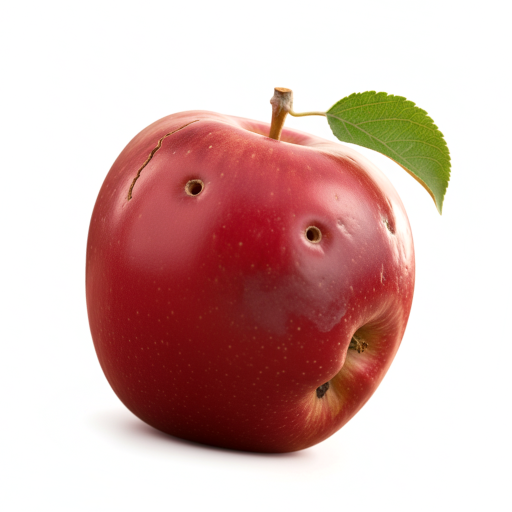
#> input picture image/augmented/defect/defect_1_aug0.png, 1024 x 1024 px (shown at 1/2 size); its folder holds only this picture in this run
$ jupyter execute --allow-errors detect_defect_img.ipynb
#> lines starting #> are read from the running program, lines starting #| are printed output that depends on the picture; after the words box and inside, x2 and y2 are one past the last pixel; in counts of white or black regions, pixels touching at a corner belong together
[cell 1]
import cv2, os, glob
import numpy as np
import matplotlib.pyplot as plt

from sklearn.metrics import roc_auc_score, precision_recall_curve, f1_score, roc_curve

# 이미지 증강

[cell 2]
def augment_images(input_folder, output_folder, num_aug=5):
    np.random.seed(42)
    os.makedirs(output_folder, exist_ok=True)

    for file in os.listdir(input_folder):
        if not file.lower().endswith(('.png','.jpeg','.jpg')):
            continue

        path = os.path.join(input_folder, file)
        img = cv2.imread(path)

        if img is None:
            continue

        name, ext = os.path.splitext(file)

        for i in range(num_aug):
            aug = img.copy()

            # 밝기 조절
            value = np.random.randint(-20,21)
            hsv = cv2.cvtColor(aug, cv2.COLOR_BGR2HSV)
            hsv[:, :, 2] = np.clip(hsv[:, :, 2].astype(int) + value, 0, 255).astype(np.uint8)
            aug = cv2.cvtColor(hsv, cv2.COLOR_HSV2BGR)

            # 회전
            angle = np.random.uniform(-15,15)  # 실수 값
            h, w = aug.shape[:2]
            M = cv2.getRotationMatrix2D((w/2, h/2), angle, 1.0)
            aug = cv2.warpAffine(
                aug, M, (w, h),
                flags = cv2.INTER_LINEAR,
                borderMode = cv2.BORDER_REFLECT
            )

            # 좌우반전
            if np.random.rand() < 0.5:
                aug = cv2.flip(aug, 1)

            # 저장
            out_name = f"{name}_aug{i}{ext}"
            cv2.imwrite(os.path.join(output_folder, out_name), aug)

        print(f"증강 완료: {output_folder}에 결과 저장됨")

#> (a cell that did not finish here is left out)

# 결함 탐지 코드

[cell 4]
def detect_defect_final(image_path):
    img = cv2.imread(image_path)
    img_copy = img.copy()

    # 사과 영역 분리
    hsv_org = cv2.cvtColor(img_copy, cv2.COLOR_BGR2HSV)
    lower_red1 = np.array([0, 120, 80])
    upper_red1 = np.array([10, 255, 255])
    lower_red2 = np.array([160, 120, 80])
    upper_red2 = np.array([180, 255, 255])
    apple_mask = cv2.inRange(hsv_org, lower_red1, upper_red1) + cv2.inRange(hsv_org, lower_red2, upper_red2)

    kernel_apple = np.ones((5,5), np.uint8)
    apple_mask = cv2.morphologyEx(apple_mask, cv2.MORPH_CLOSE, kernel_apple, iterations=2)
    apple_mask = cv2.morphologyEx(apple_mask, cv2.MORPH_OPEN, kernel_apple, iterations=1)
    contours_apple, _ = cv2.findContours(apple_mask, cv2.RETR_EXTERNAL, cv2.CHAIN_APPROX_SIMPLE)

    if contours_apple:
        largest_contour = max(contours_apple, key=cv2.contourArea)
        apple_mask_clean = np.zeros_like(apple_mask)
        cv2.drawContours(apple_mask_clean, [largest_contour], -1, 255, -1)
        apple_mask = apple_mask_clean

    # 반사광/꼭지 제거
    v_channel = hsv_org[:, :, 2]
    s_channel = hsv_org[:, :, 1]

    if np.mean(v_channel) > 100:
        h, w = apple_mask.shape
        top_mask = np.zeros_like(apple_mask)
        cv2.rectangle(top_mask, (0, 0), (w, int(h * 0.3)), 255, -1)
        apple_mask = cv2.bitwise_and(apple_mask, cv2.bitwise_not(top_mask))

    if np.mean(v_channel) > 100:  # 밝은 사과
        highlight_mask_v = cv2.inRange(v_channel, 210, 255)
        highlight_mask_s = cv2.inRange(s_channel, 0, 90)
    else:                         # 어두운 사과
        highlight_mask_v = cv2.inRange(v_channel, 230, 255)
        highlight_mask_s = cv2.inRange(s_channel, 0, 70)

    highlight_mask = cv2.bitwise_and(highlight_mask_v, highlight_mask_s)
    highlight_mask = cv2.morphologyEx(highlight_mask, cv2.MORPH_CLOSE, np.ones((5,5), np.uint8), iterations=2)
    highlight_mask = cv2.morphologyEx(highlight_mask, cv2.MORPH_OPEN, np.ones((3,3), np.uint8), iterations=2)
    highlight_mask = cv2.bitwise_and(highlight_mask, apple_mask)


    # 색상 기반 멍 마스크 생성
    mean_val = np.mean(v_channel * (s_channel / 255))

    if mean_val < 90:         # 어두운 사과
        gamma = 1.25
        C_HIGH, C_LOW = 15, 5
    elif mean_val <= 115:     # 중간 밝기 사과
        gamma = 1.15
        C_HIGH, C_LOW = 18, 6
    else:                     # 밝은 사과
        gamma = 1.10
        C_HIGH, C_LOW = 21, 6

    # 감마 보정
    img_gamma = np.power(img_copy.astype(np.float32) / 255.0, gamma)
    img_gamma = np.clip(img_gamma * 255.0, 0, 255).astype(np.uint8)
    hsv = cv2.cvtColor(img_gamma, cv2.COLOR_BGR2HSV)

    # 강한 / 약한 bruise 구간 분리
    lower_bruise_strong = np.array([5, 40, 40])
    upper_bruise_strong = np.array([50, 255, 160])

    lower_bruise_weak = np.array([0, 25, 70])
    upper_bruise_weak = np.array([70, 210, 235])

    bruise_mask_strong = cv2.inRange(hsv, lower_bruise_strong, upper_bruise_strong)
    bruise_mask_weak   = cv2.inRange(hsv, lower_bruise_weak,   upper_bruise_weak)

    bruise_mask_strong = cv2.bitwise_and(bruise_mask_strong, apple_mask)
    bruise_mask_weak   = cv2.bitwise_and(bruise_mask_weak, apple_mask)

    kernel_bruise = np.ones((5,5), np.uint8)
    bruise_mask_strong = cv2.morphologyEx(bruise_mask_strong, cv2.MORPH_CLOSE, kernel_bruise, iterations=2)
    bruise_mask_weak   = cv2.morphologyEx(bruise_mask_weak,   cv2.MORPH_CLOSE, kernel_bruise, iterations=1)

    # Adaptive Threshold
    gray = cv2.cvtColor(img_gamma, cv2.COLOR_BGR2GRAY)
    clahe = cv2.createCLAHE(clipLimit=3.0, tileGridSize=(8,8))
    gray_equalized = clahe.apply(gray)

    block = 41 if min(img.shape[:2]) > 200 else 21
    defect_mask_raw_high = cv2.adaptiveThreshold(
        gray_equalized, 255, cv2.ADAPTIVE_THRESH_MEAN_C,
        cv2.THRESH_BINARY_INV, block, C_HIGH
    )
    defect_mask_raw_low = cv2.adaptiveThreshold(
        gray_equalized, 255, cv2.ADAPTIVE_THRESH_MEAN_C,
        cv2.THRESH_BINARY_INV, block, C_LOW
    )

    defect_mask_high = cv2.bitwise_and(defect_mask_raw_high, apple_mask)
    defect_mask_low  = cv2.bitwise_and(defect_mask_raw_low,  apple_mask)

    # 경계 5% 제거
    h, w = apple_mask.shape
    border = int(min(h, w) * 0.05)
    margin_mask = np.zeros_like(apple_mask)
    margin_mask[border:h-border, border:w-border] = 255
    defect_mask_high = cv2.bitwise_and(defect_mask_high, margin_mask)
    defect_mask_low  = cv2.bitwise_and(defect_mask_low, margin_mask)
    bruise_mask_strong = cv2.bitwise_and(bruise_mask_strong, margin_mask)
    bruise_mask_weak   = cv2.bitwise_and(bruise_mask_weak, margin_mask)

    # 최종 결합
    bruise_mask_refined = cv2.bitwise_or(
        cv2.bitwise_and(bruise_mask_strong, defect_mask_high),
        cv2.bitwise_and(bruise_mask_weak,   defect_mask_low)
    )
    defect_mask = cv2.bitwise_or(defect_mask_high, bruise_mask_refined)
    defect_mask = cv2.bitwise_and(defect_mask, cv2.bitwise_not(highlight_mask))
    _, defect_mask = cv2.threshold(defect_mask, 127, 255, cv2.THRESH_BINARY)

    # Contour 분석
    contours, _ = cv2.findContours(defect_mask, cv2.RETR_EXTERNAL, cv2.CHAIN_APPROX_SIMPLE)
    apple_area = max(1, cv2.countNonZero(apple_mask))
    valid_rects = []

    for cnt in contours:
        cnt_area = cv2.contourArea(cnt)
        if cnt_area < apple_area * 0.003 or cnt_area > apple_area * 0.08:
            continue
        x, y, w_box, h_box = cv2.boundingRect(cnt)
        if w_box * h_box > apple_area * 0.1:
            continue
        border = int(min(img_copy.shape[0], img_copy.shape[1]) * 0.05)
        if (x < border or y < border or
            x + w_box > img_copy.shape[1] - border or
            y + h_box > img_copy.shape[0] - border):
            continue
        aspect_ratio = float(w_box)/h_box
        if 0.15 < aspect_ratio < 3.5:
            valid_rects.append((x, y, x + w_box, y + h_box))

    # 판정
    total_defect_area = sum((x2 - x1) * (y2 - y1) for (x1, y1, x2, y2) in valid_rects)
    mean_defect_area = total_defect_area / max(len(valid_rects), 1)

    if (mean_defect_area > apple_area * 0.003 and total_defect_area > apple_area * 0.01 and len(valid_rects) >= 7):
        defect_found = True
    else:
        defect_found = False

    if defect_found:
        for (x1, y1, x2, y2) in valid_rects:
            cv2.rectangle(img_copy, (x1, y1), (x2, y2), (0, 255, 0), 3)

    # 스코어 계산 (ROC / F1-SCORE) 추가
    score_area = total_defect_area / apple_area
    score_count = len(valid_rects) / 7
    score = 0.7 * score_area + 0.3 * score_count

    return img_copy, defect_found, defect_mask, score

# 모델 평가

[cell 5]
image_paths = glob.glob("image/dataset/*.png")

# 라벨 설정
labels = []
for path in image_paths:
    filename = os.path.basename(path)
    prefix = filename.split("_")[0].lower()
    if prefix == "nomal":
        labels.append(0)
    elif prefix == "defect":
        labels.append(1)

# 스코어 설정
scores = []
for path in image_paths:
    _, _, _, score = detect_defect_final(path)
    scores.append(score)
scores = np.array(scores)
labels = np.array(labels)

# roc-auc 계산
#> (the rest of this cell did not finish here and is left out)

# 탐지 결과 시각화

[cell 6]
image_folder = "image/augmented/defect"  # 정상이미지 / 결함이미지 나누어서 확인
#> (the rest of this cell did not finish here and is left out)

#> in detect_defect_final, img is the input picture: shape (1024, 1024, 3); mean B, G, R 178.4, 182.3, 215.3
#> in detect_defect_final, `apple_mask = cv2.inRange(hsv_org, lower_red1, upper_red1) + cv2.inRang..`:
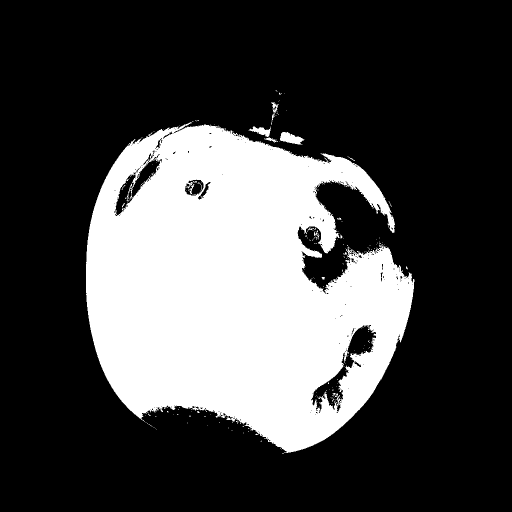
#> apple_mask: shape (1024, 1024) (shown at 1/2 size); 28.3% white; 199 white regions (184 under 20 px), largest, box (x1, y1, x2, y2) and area: (172, 243, 829, 907) 294671, (560, 264, 609, 289) 729, (497, 253, 553, 285) 540
#> in detect_defect_final, `apple_mask = cv2.morphologyEx(apple_mask, cv2.MORPH_CLOSE, kernel_appl..`:
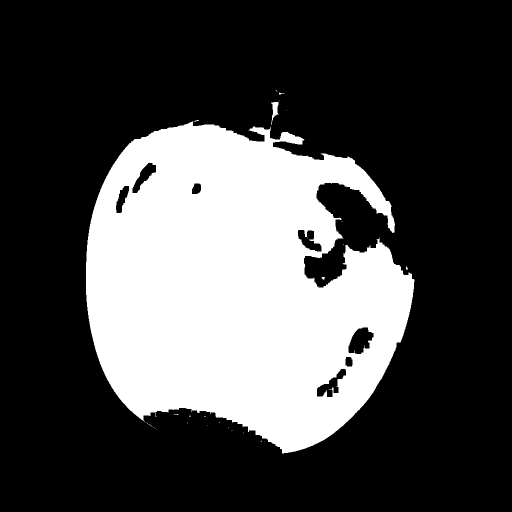
#> apple_mask: shape (1024, 1024) (shown at 1/2 size); 29.2% white; 30 white regions (26 under 20 px), largest, box (x1, y1, x2, y2) and area: (172, 243, 829, 907) 305458, (542, 204, 558, 250) 323, (643, 554, 650, 559) 25, (558, 185, 569, 190) 21
#> in detect_defect_final, `contours_apple, _ = cv2.findContours(apple_mask, cv2.RETR_EXTERNAL, cv..`: contours_apple = 3 contours; box (x1, y1, x2, y2) and area: (172, 244, 829, 906) 309532, (560, 264, 605, 289) 698, (545, 204, 557, 231) 232
#> in detect_defect_final, `largest_contour = max(contours_apple, key=cv2.contourArea)`: largest_contour = contour of 1198 points, box (x1, y1, x2, y2) (172, 244, 829, 906), area 309532
#> in detect_defect_final, `v_channel = hsv_org[:, :, 2]`:
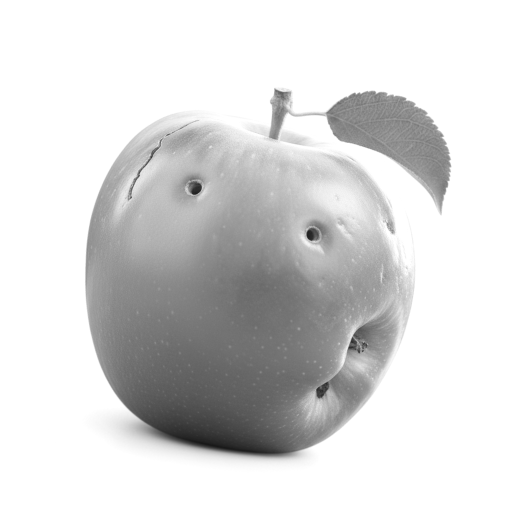
#> v_channel: shape (1024, 1024) (shown at 1/2 size); min 23, max 255, mean 216.1
#> in detect_defect_final, `s_channel = hsv_org[:, :, 1]`:
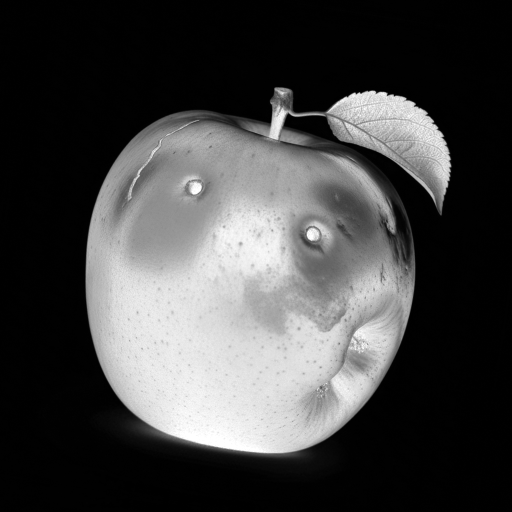
#> s_channel: shape (1024, 1024) (shown at 1/2 size); min 0, max 255, mean 68.2
#> in detect_defect_final, `highlight_mask_s = cv2.inRange(s_channel, 0, 90)`:
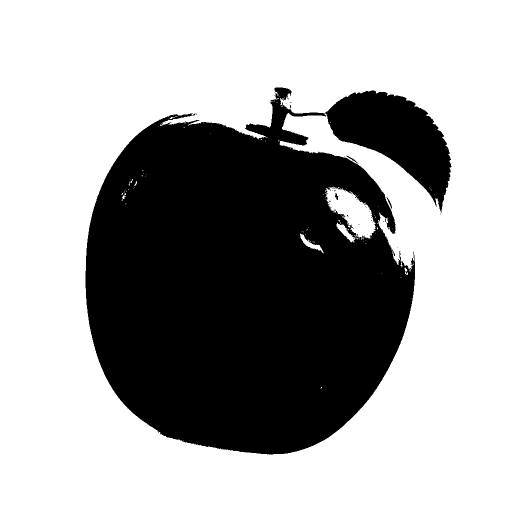
#> highlight_mask_s: shape (1024, 1024) (shown at 1/2 size); 64.4% white; 40 black regions (36 under 20 px), largest, box (x1, y1, x2, y2) and area: (171, 175, 903, 909) 373371, (773, 394, 784, 418) 58, (693, 311, 717, 328) 57, (670, 386, 677, 400) 50
#> in detect_defect_final, `highlight_mask = cv2.bitwise_and(highlight_mask, apple_mask)`:
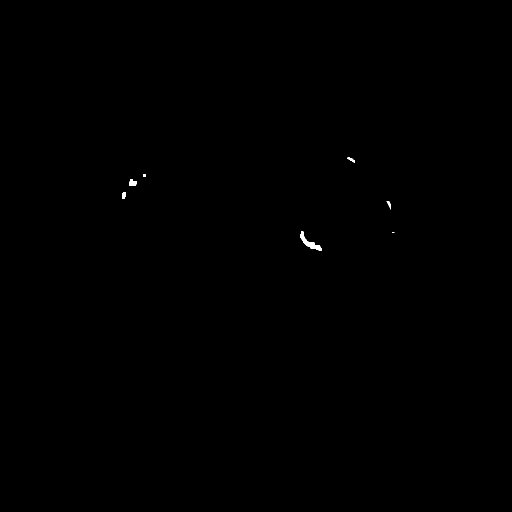
#> highlight_mask: shape (1024, 1024) (shown at 1/2 size); 0.09% white; 7 white regions (1 under 20 px), largest, box (x1, y1, x2, y2) and area: (601, 463, 643, 502) 485, (258, 359, 274, 372) 155, (244, 384, 252, 398) 91, (694, 315, 710, 326) 71, (773, 402, 782, 419) 65, (286, 348, 292, 353) 30
#> in detect_defect_final, `mean_val = np.mean(v_channel * (s_channel / 255))`: mean_val = 38.61
#> in detect_defect_final, `gray_equalized = clahe.apply(gray)`:
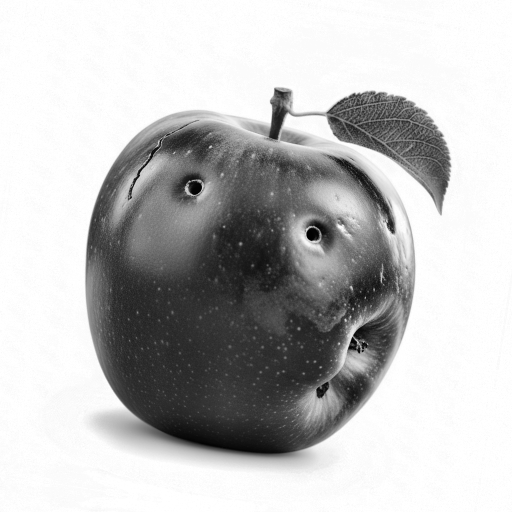
#> gray_equalized: shape (1024, 1024) (shown at 1/2 size); min 1, max 255, mean 190.3
#> in detect_defect_final, `defect_mask_raw_low = cv2.adaptiveThreshold( gray_equalized, 255, cv2...`:
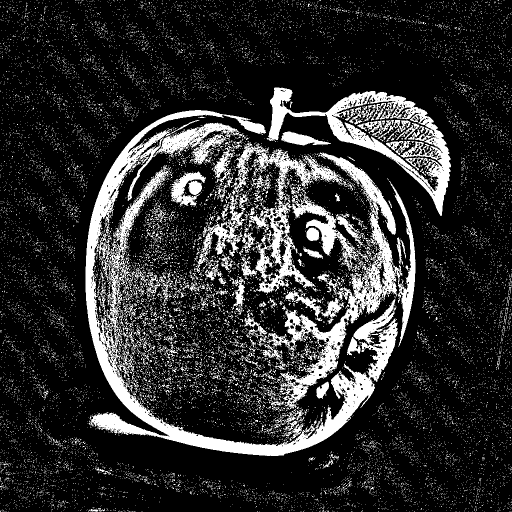
#> defect_mask_raw_low: shape (1024, 1024) (shown at 1/2 size); 18.3% white; 17936 white regions (17625 under 20 px), largest, box (x1, y1, x2, y2) and area: (171, 220, 796, 912) 55373, (534, 305, 831, 818) 25137, (465, 285, 728, 587) 18260
#> in detect_defect_final, `defect_mask = cv2.bitwise_or(defect_mask_high, bruise_mask_refined)`:
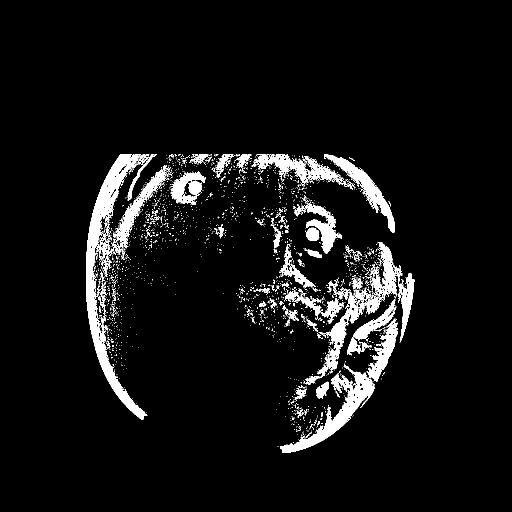
#> defect_mask: shape (1024, 1024) (shown at 1/2 size); 6.4% white; 2131 white regions (2033 under 20 px), largest, box (x1, y1, x2, y2) and area: (172, 308, 299, 839) 13366, (610, 485, 829, 770) 9461, (560, 727, 750, 906) 6736
#> in detect_defect_final, `contours, _ = cv2.findContours(defect_mask, cv2.RETR_EXTERNAL, cv2.CHA..`: contours = 2124 contours, 2068 with area under 20; largest, box (x1, y1, x2, y2) and area: (172, 308, 299, 839) 13032, (610, 485, 829, 770) 9164, (560, 727, 750, 906) 6496, (508, 308, 706, 379) 3728, (648, 308, 789, 464) 3640
#> in detect_defect_final, `apple_area = max(1, cv2.countNonZero(apple_mask))`: apple_area = 297142
#> the loop in detect_defect_final, `for cnt in contours:` made 2124 passes
#> (cnt_area, x, y, w_box, h_box, aspect_ratio) on passes 395, 572, 1159: (2568.5, 733, 637, 63, 127, 0.496), (1674.5, 707, 598, 86, 84, 1.02), (1139, 559, 493, 72, 84, 0.857)
#> after the loop in detect_defect_final, `for cnt in contours:`: valid_rects = [(733, 637, 796, 764), (707, 598, 793, 682), (559, 493, 631, 577), (588, 402, 684, 507), (341, 342, 412, 410), (222, 330, 336, 511), (648, 308, 789, 464), (508, 308, 706, 379)]
#> in detect_defect_final, `total_defect_area = sum((x2 - x1) * (y2 - y1) for (x1, y1, x2, y2) in ..`: total_defect_area = 92869
#> in detect_defect_final, `mean_defect_area = total_defect_area / max(len(valid_rects), 1)`: mean_defect_area = 11608.6
#> the loop in detect_defect_final, `for (x1, y1, x2, y2) in valid_rects:` made 8 passes
#> after the loop in detect_defect_final, `for (x1, y1, x2, y2) in valid_rects:`:
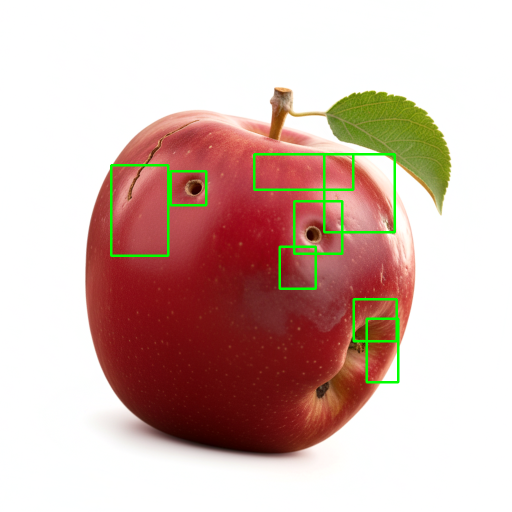
#> img_copy: shape (1024, 1024, 3) (shown at 1/2 size); mean B, G, R 176.8, 184.7, 212.3
#> in detect_defect_final, `score_area = total_defect_area / apple_area`: score_area = 0.313
#> in detect_defect_final, `score_count = len(valid_rects) / 7`: score_count = 1.14
#> in detect_defect_final, `score = 0.7 * score_area + 0.3 * score_count`: score = 0.562
